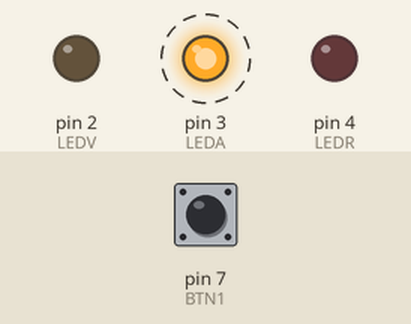
Bench run of a sketch on a simulated Arduino Uno, built with avr-gcc and run on an emulated ATmega328P. Shown: output pins drawn as LEDs (lit = HIGH). Dashed ring = blinking. Inputs (shaded band) come from the test bench; at power-on: pin 7 (BTN1) LOW.

Above: at 2.3 s.
2.4 s: pin 7 (BTN1) pulled HIGH for 0.65 s
At 4.3 s:
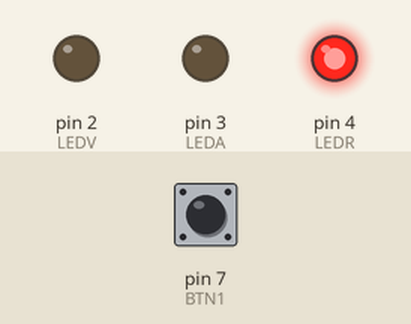
6.1 s: pin 7 (BTN1) pulled HIGH for 1 s
At 6.9 s:
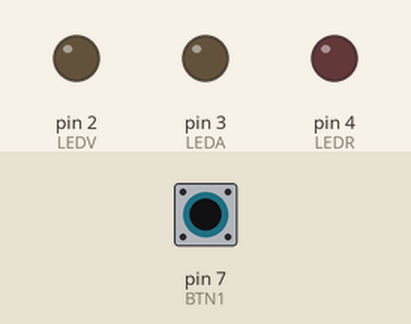
10.2 s: pin 7 (BTN1) pulled HIGH for 3.2 s
Timing chart, 0 to 22.5 s (numbered marks = the images above; inputs shaded):
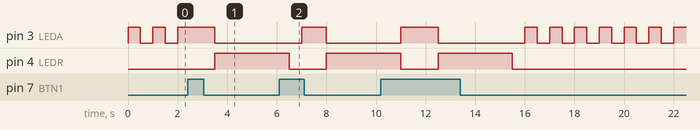

The sketch:

actividad_1_6_mejorada.ino
```cpp
/* Actividad 1.1
  Estas instrucciones define son la forma en la que se definen
  constantes en el lenguaje C. Con ellas, podemos asignar un identificador
  a un valor y modificar rápidamente ese valor para, por ejemplo,
  cambiar el puerto en el que tenemos contectado un dispositivo.
  En este ejemplo, hemos definido como constantes los puertos
  por los que conectamos los 3 leds y el botón.
*/
#define LEDR 4 // led rojo
#define LEDA 3 // led amarillo
#define LEDV 2 // led verde
#define BTN1 7 // botón de pulsación

#define TIEMPO_ESPERA_PARPADEO_AMARILLO 500
#define TIEMPO_ESPERA_AMARILLO 1000
#define TIEMPO_ESPERA_ROJO 3000

void setup() //Método que se ejecuta al inicio, sólo una vez
{
  //Establecer modos de cada puerto (entrada o salida)
  //mediante la instrucción pinMode
  //Salidas para leds
  pinMode(LEDR, OUTPUT);
  pinMode(LEDA, OUTPUT);
  pinMode(LEDV, OUTPUT);
  //Entrada para botón
  pinMode(BTN1, INPUT);

  //Apagar todos leds inicialmente
  //digitalWrite sirve para poner una salida digital en
  //estado alto (entregando voltaje) o bajo (sin entregar voltaje)
  digitalWrite(LEDR,LOW);
  digitalWrite(LEDA,LOW);
  digitalWrite(LEDV,LOW); // Actividad 1.6 - Volvemos a fijar todos apagados de inicio
}

void loop() // Método que se ejecuta en bucle, todo el tiempo que el dispositivo está encendido
{
  digitalWrite(LEDA,HIGH);
  delay(TIEMPO_ESPERA_PARPADEO_AMARILLO);
  checkBoton();

  digitalWrite(LEDA,LOW);
  delay(TIEMPO_ESPERA_PARPADEO_AMARILLO);
  checkBoton();

  // Al terminar el bucle, volverá a ejecutarse la secuencia principal con el parpadeo del amarillo

}

void checkBoton()
{
  if (digitalRead(BTN1)) // digitalRead lee el estado de una entrada digital (en este caso, si el botón está pulsado o no)
  {
    //al pulsar el botón, se ejecuta esta secuencia:
    //1. encender el amarillo
    digitalWrite(LEDA, HIGH);
    //2. Esperar 1 segundo
    delay(TIEMPO_ESPERA_AMARILLO);
    //3. apagar el amarillo y encender el rojo
    digitalWrite(LEDA, LOW);
    digitalWrite(LEDR, HIGH);
    //4. Esperar 3 segundos
    delay(TIEMPO_ESPERA_ROJO);
    //5. Apagar el rojo
    digitalWrite(LEDR, LOW);
  }
}
```

Measured:
- after the input at 2.4 s, pin 4 (LEDR): LOW → HIGH after 1.1 s
